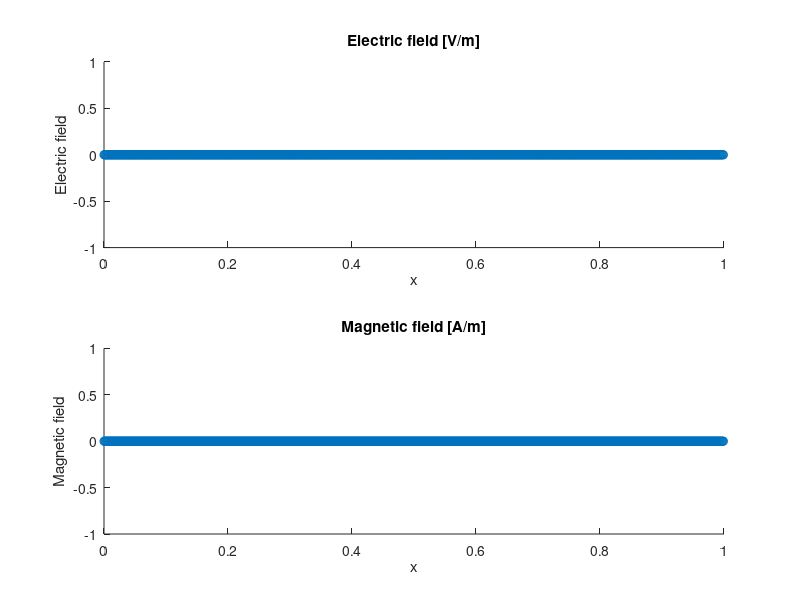

Write the MATLAB code that produced this figure. (Note: this script raises an error after producing the figure.)
function [signal_in_time] = PML

close all;

%% Number of nodes:
NODES = 1000;

%% Spatial:
dx    = 1e-3;

%% Frequency of the signal:
f     = 900e7;

%% Initialization of the domain:
domain = (0:NODES-1).*dx;

%% Initialization of the fields:
Hy = zeros(1, NODES);
Ez = zeros(1, NODES);

%% Physical parameters of free space:
mu0 = 4*pi*1e-7;
eps0 = 8.8541878176e-12;

%% Speed of light:
c_light = sqrt(1/(mu0*eps0));

%% Time step:
dt = dx/c_light;

%% Initialization of parameters of the grid
mu  = mu0 *ones(1, NODES);
eps = eps0*ones(1, NODES);

%% Initialization of the values causing dissipation
sigma_elec = zeros(1, NODES);

%% Order of the PML:
order = 0;

%% Size of the PML in nodes:
PML_width_nodes = 100;

%% Required reflection:
neta      = sqrt(mu0/eps0); 
R         = 1e-8;
sigma_max = -(order+1)*log(R)/(2*neta*PML_width_nodes*dx);

%% Parameter Sigma_m:
SIGMA_M = 20;

%% "Conductivity":
sigma_elec(NODES-PML_width_nodes:NODES) = ...
        SIGMA_M*((1:1:PML_width_nodes+1)./PML_width_nodes).^order;
sigma_mag = sigma_elec .* mu./eps;

%% Parameters of the gaussian pulse:
period = 1 / f * 10;
MEAN = 2*period;
STD  = period / 4;

%% Computation of the coefficients for H:
a = (1 - sigma_mag*dt./(2*mu)) ./ (1 + sigma_mag*dt./(2*mu));
b = (dt./(mu*dx)) ./ (1 + sigma_mag*dt./(2*mu));

%% Computation of the coefficients for E:
c = (1 - sigma_elec*dt./(2*eps)) ./ (1 + sigma_elec*dt./(2*eps));
d = (dt./(eps*dx)) ./ (1 + sigma_elec*dt./(2*eps));

%% Initializing the figure:
figure;
subplot(2,1,1);
hold on;
plot_1 = plot(domain,Ez,'o-');
title('Electric field [V/m]');
xlabel('x');
ylabel('Electric field');
subplot(2,1,2);
hold on;
plot_2 = plot(domain,Hy,'o-');
title('Magnetic field [A/m]');
xlabel('x');
ylabel('Magnetic field');

%% Initialization of the algorithm
current_time = 0;

for t=0:1900
    
    %% Keeping the previous electric field:
    Ez_prev = Ez;
    
    %% Set the source
    Ez(1) = sin(2*pi*f*current_time)*exp(-(current_time-MEAN)^2/(2*STD^2));
    
    %% Update magnetic field:
    Hy(1:NODES-1) = a(1:NODES-1).*Hy(1:NODES-1) + b(1:NODES-1).*(Ez(2:NODES) - Ez(1:NODES-1));

    %% Update electric field:
    Ez(2:NODES-1) = c(2:NODES-1).*Ez(2:NODES-1) + d(2:NODES-1).*(Hy(2:NODES-1) - Hy(1:NODES-2));
    
    %% Apply ABC boundary condition at the end:
    Ez(end) = Ez_prev(end-1)...
                      + ((c_light*dt - dx)/(c_light*dt + dx))...
                         *(Ez(end-1) - Ez_prev(end));

    %% Update figure:
    if mod(t,10) == 0
        subplot(2,1,1);
        set(plot_1,'YData',Ez);
        subplot(2,1,2);
        set(plot_2,'YData',Hy);
        drawnow;
    end

    %% Saving last electric field for post-processing:
    signal_in_time(:) = Ez;
   
    %% Increment simulation time:
    current_time = current_time + dt;
    
end
end
